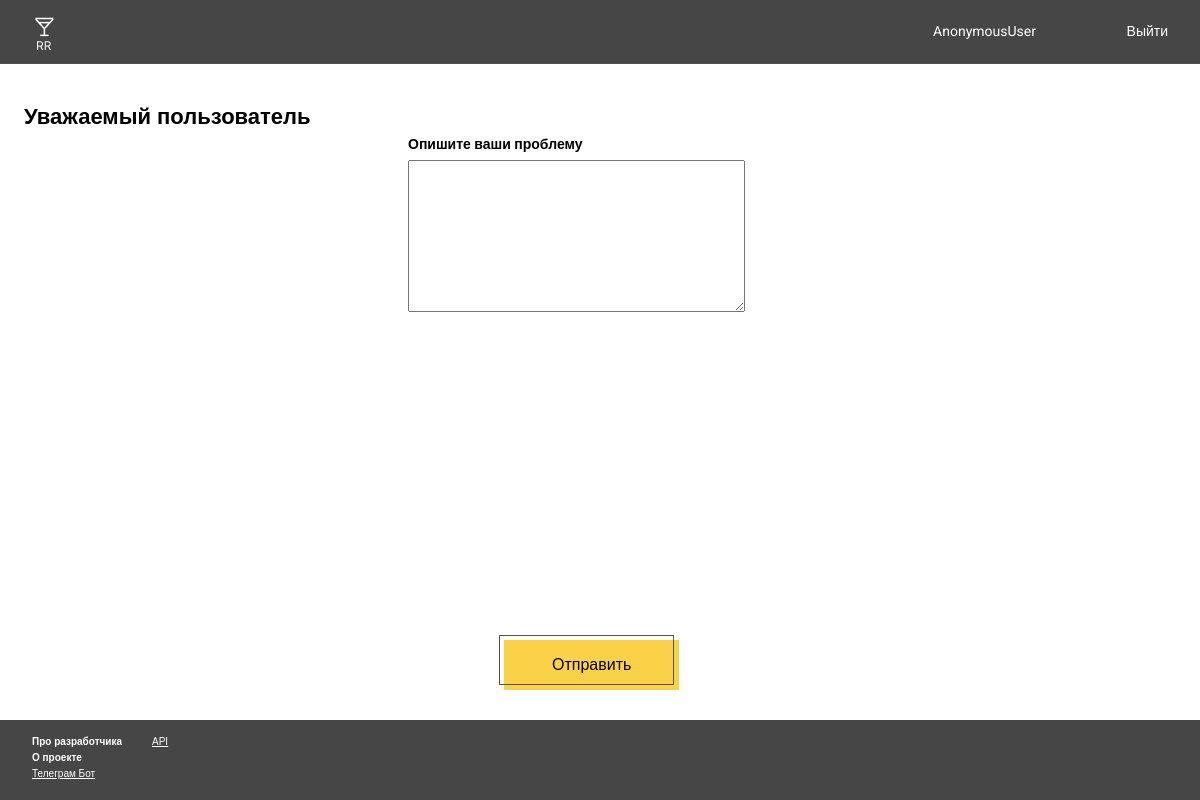
The app's page /support/, older data.
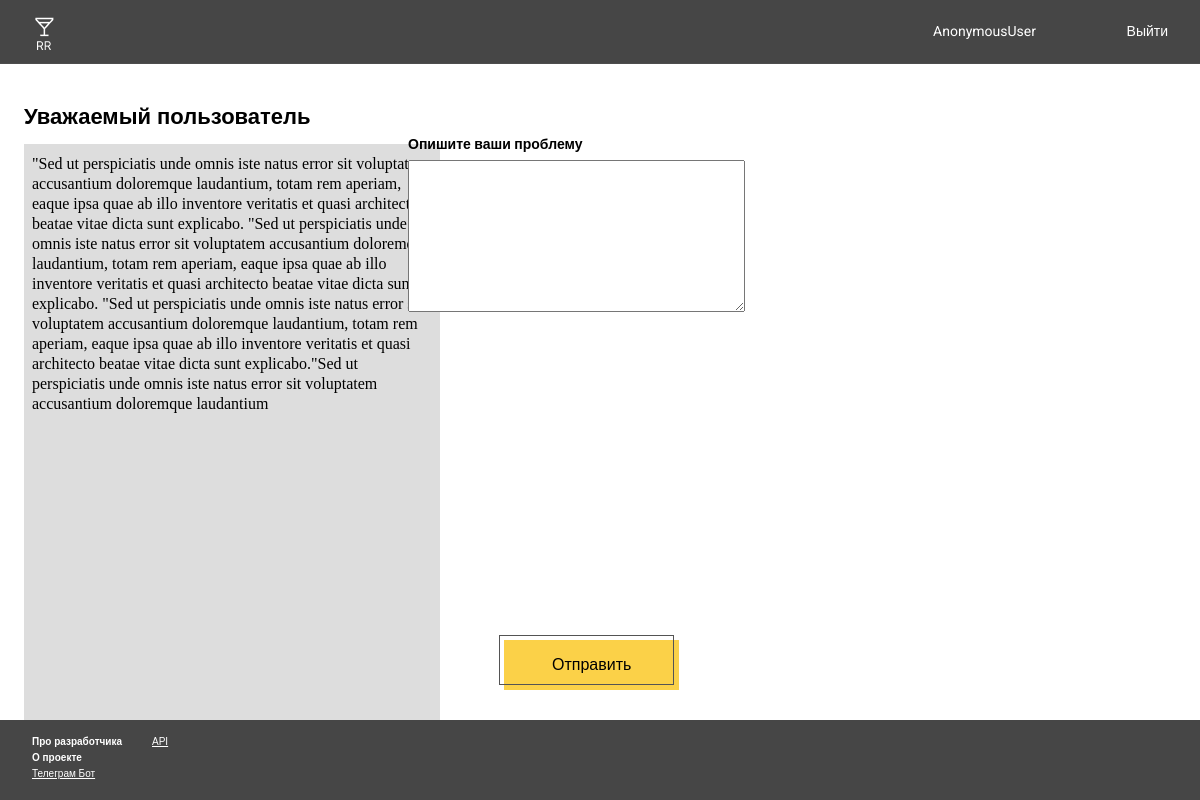
The same page, newer data.
### app/models.py (models this page shows)
class ui_elements(models.Model):
    background=models.ImageField(upload_to='ui_bac_image/')
    header=models.ImageField(upload_to='ui_png/')
    ico_header=models.ImageField(upload_to='ico_header/')
    ico_setting_header = models.ImageField(upload_to='ico_header/',null=True)
    f_image = models.ImageField(upload_to='f_image/')
    complete_image=models.ImageField(upload_to="complete_image/",blank=True)
    new_restaurant_setting_img=models.ImageField(upload_to="setting_img/",blank=True)
    edit_restaurant_setting_img = models.ImageField(upload_to="setting_img/", blank=True)
    user_setting_img = models.ImageField(upload_to="setting_img/", blank=True)
    support_setting_img=models.ImageField(upload_to="setting_img/", blank=True)

class info_text(models.Model):
    info_text_1 = models.TextField(max_length=800, null=True)
    info_text_2 = models.CharField(max_length=25, null=True)

### app/views.py (the view, shortened to what this page needs)
# urls.py: path("support/",support,name="support"),
def support(request):
    user=request.user
    back_img = ui_elements.objects.all()
    message_support=support_message.objects.all()
    info=info_text.objects.filter(id=3)
    form = support_messageForm(request.POST)
    context = {
        "info":info,
        "user": user,
        "back_img": back_img,
        "message": message_support,
        'form': form,
    }
    return render(request,"support.html",context)

### app/forms.py
class support_messageForm(forms.ModelForm):
    class Meta:
        model=support_message
        fields=["message"]

### app/templates/support.html (shortened to what this page needs)
<!DOCTYPE html>
<html lang="en">
{%load static%}
<head>
    <link rel='stylesheet' href="{% static 'css/supportv2.css' %}">
</head>
<body>
    <div class="container">
        {% for i in back_img %}
            <img class='headers' src="{{i.header.url}}" >
            <a href={% url 'user_page' %}  >
                <img class='icoheaders' src="{{i.ico_header.url}}" href={% url 'user_page' %} >
                </a>
            <div class="btn_logout">
                <a href={% url 'start_page' %} class="btn_logout_txt" style="text-decoration: none;" >Выйти</a>
                <div class="user_setting">
                        <a href={% url 'setting_user' %}  class="user_btn" style="text-decoration: none;">{{user}}</a>
                </div>
                {% endfor %}
        </div>
    </div>
    <h2 class="info_label"> Уважаемый пользователь</h2>
{% for i in info %}
    <div class="info">
        {{i.info_text_1}}
      </div>
     {% endfor %}
<form method="post">
    <h1 class="message_label">Опишите ваши проблему</h2>
        <p class="message_problem">{{form.message}}</p>
    <button  type="submit">Отправить</button>
</form>
<div class="footer">
    {% for i in back_img %}
        <img class="footer_img" src="{{i.f_image.url}}">
        <div class="footer_btn">
            <h1 class="text_footer_dev">Про разработчика</h1>
            <h1 class="text_footer_project"> О проекте</h1>
            <a class="text_footer_telegram"href={% url 'tg_page' %}>Телеграм Бот</a>
            <a class="text_footer_api" href={% url 'api_page' %}>API</a>
    {% endfor %}
</div>
</body>
</html>

Row changes from the older to the newer data that the page shows:
added info_text: info_text_1 "\"Sed ut perspiciatis unde omnis iste natus error sit voluptatem accusantium doloremque laudantium, totam rem aperiam, eaque ipsa quae ab illo inventore veritatis et quasi architecto beatae vitae dicta sunt explicabo. \"Sed ut perspiciatis unde omnis iste natus error sit voluptatem accusantium doloremque laudantium, totam rem aperiam, eaque ipsa quae ab illo inventore veritatis et quasi architecto beatae vitae dicta sunt explicabo. \"Sed ut perspiciatis unde omnis iste natus error sit voluptatem accusantium doloremque laudantium, totam rem aperiam, eaque ipsa quae ab illo inventore veritatis et quasi architecto beatae vitae dicta sunt explicabo.\"Sed ut perspiciatis unde omnis iste natus error…"
